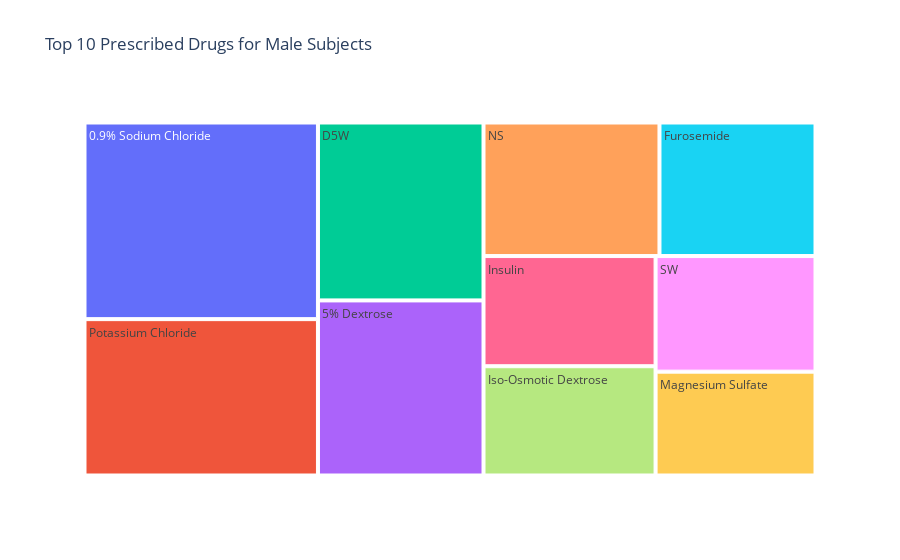
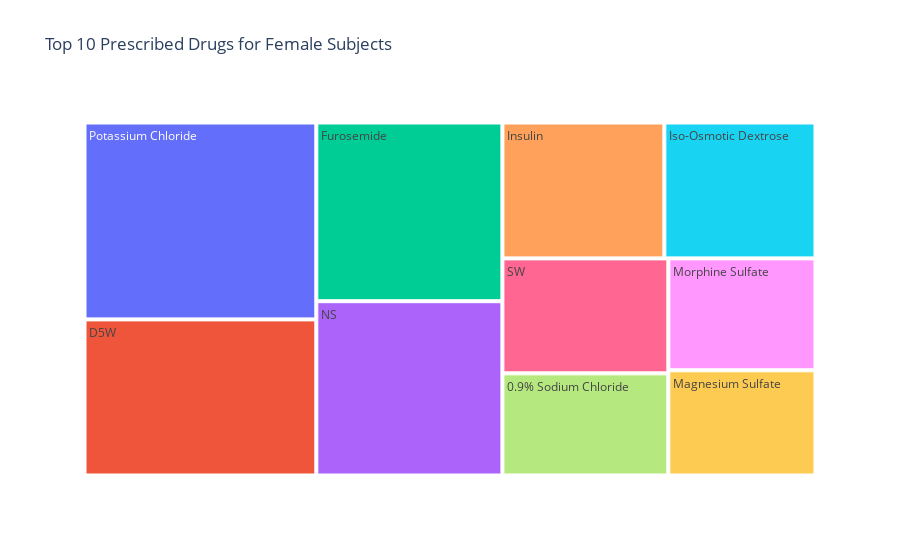

Notebook code cell kept with these figures, in order:
### Markdown cell above
### Using Plotly to visualize such data

### Code cell
import pandas as pd
import plotly.graph_objects as go

# Create a DataFrame for male and female prescription counts
male_df = pd.DataFrame({'drug': prescription_counts_male.index, 'count': prescription_counts_male.values})
female_df = pd.DataFrame({'drug': prescription_counts_female.index, 'count': prescription_counts_female.values})

# Create a new column 'hover_text' that combines 'drug', 'count'
male_df['hover_text'] = male_df['drug'] + '<br>Count: ' + male_df['count'].astype(str)
female_df['hover_text'] = female_df['drug'] + '<br>Count: ' + female_df['count'].astype(str)

# Create treemaps using Plotly Graph Objects with custom hover data and template
fig_male = go.Figure(go.Treemap(
    labels=male_df['drug'],
    parents=[''] * len(male_df),  # Set parent to empty string to remove parent levels
    values=male_df['count'],
    customdata=male_df[['drug', 'hover_text']],
    hovertemplate='<b>%{customdata[0]}</b><br>%{customdata[1]}',
))
fig_male.update_layout(title='Top 10 Prescribed Drugs for Male Subjects')

fig_female = go.Figure(go.Treemap(
    labels=female_df['drug'],
    parents=[''] * len(female_df),  # Set parent to empty string to remove parent levels
    values=female_df['count'],
    customdata=female_df[['drug', 'hover_text']],
    hovertemplate='<b>%{customdata[0]}</b><br>%{customdata[1]}',
))
fig_female.update_layout(title='Top 10 Prescribed Drugs for Female Subjects')

# Show the treemaps
fig_male.show()
fig_female.show()

### Figure 1 — Plotly figure (JSON) as saved in the notebook; plotly's stock layout.template omitted (floating-point values rounded to 4 significant figures)
{"data": [{"customdata": [["0.9% Sodium Chloride", "0.9% Sodium Chloride<br>Count: 293"], ["Potassium Chloride", "Potassium Chloride<br>Count: 233"], ["D5W", "D5W<br>Count: 188"], ["5% Dextrose", "5% Dextrose<br>Count: 185"], ["NS", "NS<br>Count: 150"], ["Furosemide", "Furosemide<br>Count: 133"], ["Insulin", "Insulin<br>Count: 121"], ["Iso-Osmotic Dextrose", "Iso-Osmotic Dextrose<br>Count: 120"], ["SW", "SW<br>Count: 118"], ["Magnesium Sulfate", "Magnesium Sulfate<br>Count: 106"]], "hovertemplate": "<b>%{customdata[0]}</b><br>%{customdata[1]}", "labels": ["0.9% Sodium Chloride", "Potassium Chloride", "D5W", "5% Dextrose", "NS", "Furosemide", "Insulin", "Iso-Osmotic Dextrose", "SW", "Magnesium Sulfate"], "parents": ["", "", "", "", "", "", "", "", "", ""], "type": "treemap", "values": [293, 233, 188, 185, 150, 133, 121, 120, 118, 106]}], "layout": {"title": {"text": "Top 10 Prescribed Drugs for Male Subjects"}}}

### Figure 2 — Plotly figure (JSON) as saved in the notebook; plotly's stock layout.template omitted (floating-point values rounded to 4 significant figures)
{"data": [{"customdata": [["Potassium Chloride", "Potassium Chloride<br>Count: 280"], ["D5W", "D5W<br>Count: 222"], ["Furosemide", "Furosemide<br>Count: 204"], ["NS", "NS<br>Count: 199"], ["Insulin", "Insulin<br>Count: 135"], ["Iso-Osmotic Dextrose", "Iso-Osmotic Dextrose<br>Count: 126"], ["SW", "SW<br>Count: 117"], ["0.9% Sodium Chloride", "0.9% Sodium Chloride<br>Count: 104"], ["Morphine Sulfate", "Morphine Sulfate<br>Count: 101"], ["Magnesium Sulfate", "Magnesium Sulfate<br>Count: 95"]], "hovertemplate": "<b>%{customdata[0]}</b><br>%{customdata[1]}", "labels": ["Potassium Chloride", "D5W", "Furosemide", "NS", "Insulin", "Iso-Osmotic Dextrose", "SW", "0.9% Sodium Chloride", "Morphine Sulfate", "Magnesium Sulfate"], "parents": ["", "", "", "", "", "", "", "", "", ""], "type": "treemap", "values": [280, 222, 204, 199, 135, 126, 117, 104, 101, 95]}], "layout": {"title": {"text": "Top 10 Prescribed Drugs for Female Subjects"}}}
